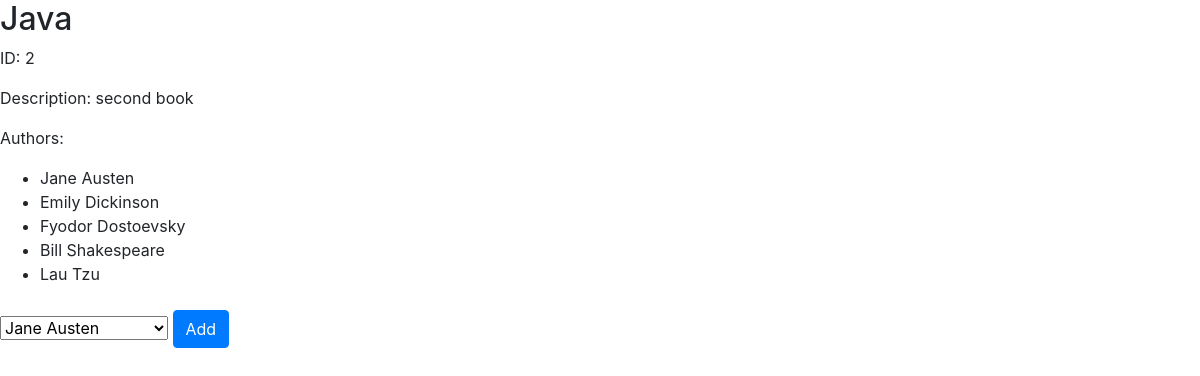
The page /book/2 on the database its author committed.
### books_authors_app/models.py (models this page shows)
class Book(models.Model):
    title = models.CharField(max_length=255)
    desc = models.TextField()
    created_at = models.DateTimeField(auto_now_add=True)
    updated_at = models.DateTimeField(auto_now=True)

class Author(models.Model):
    first_name = models.CharField(max_length=255)
    last_name = models.CharField(max_length=255)
    notes = models.TextField()
    books = models.ManyToManyField(Book, related_name="authors")
    created_at = models.DateTimeField(auto_now_add=True)
    updated_at = models.DateTimeField(auto_now=True)

### books_authors_app/views.py (the view)
# urls.py: path('book/<int:book_id>', views.book),
def book(request, book_id):
    context = {
        'book': Book.objects.get(id=book_id),
        'book_authors': Book.objects.get(id=book_id).authors.all(),
        'all_authors': Author.objects.all()
    }
    return render(request, 'books.html', context)

### books_authors_app/templates/books.html (shortened to what this page needs)
<!DOCTYPE html>
<html lang="en">
  <head>
    <link
      rel="stylesheet"
      href="https://cdn.jsdelivr.net/npm/bootstrap@4.3.1/dist/css/bootstrap.min.css"
    />
  </head>
  <body>
    <div>
      <h2>{{book.title}}</h2>
      <p>ID: {{book.id}}</p>
      <p>Description: {{book.desc}}</p>
    </div>
    <footer>
      <p>Authors:</p>
      <ul>
        {% for author in book_authors %}
        <li>{{author.first_name}} {{author.last_name}}</li>
        {% endfor %}
      </ul>
      <form action="/book/{{book.id}}/add_new_author" method="post">
        <select name="authors" id="authors">
          {% for author in all_authors %}
          <option value="{{author.id}}">
            {{author.first_name}} {{author.last_name}}
          </option>
          {% endfor %}
        </select>
        <button type="submit" class="btn btn-primary mb-2 mt-2">Add</button>
      </form>
    </footer>
  </body>
</html>

### rows shown on the page
Book: title "Java", id "2", desc "second book"
Author: first_name "Jane", last_name "Austen"
Author: first_name "Emily", last_name "Dickinson"
Author: first_name "Fyodor", last_name "Dostoevsky"
Author: first_name "Bill", last_name "Shakespeare"
Author: first_name "Lau", last_name "Tzu"

### other values the page prints
form field authors "Jane Austen"
